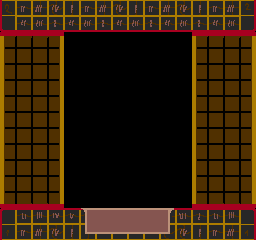

Below is a game level as drawn by its tile map, then a one-line description and the .tmx file that defines it, in full:
An orthogonal 16x15 tile map with 16x16 px tiles, 2 tile layers (back, front) and 10 objects (4x Detritus, 2x WaystoneChest, 2x Lamp, Spawn, Statue).

<map version="1.0" orientation="orthogonal" width="16" height="15" tilewidth="16" tileheight="16">
 <tileset firstgid="1" name="tiles1" tilewidth="16" tileheight="16">
  <image source="../../../img/tiles/tiles0.gif" trans="ff00ff" width="256" height="256" />
 </tileset>
 <layer name="back" width="16" height="15">
  <data encoding="csv">
182,230,230,198,0,0,0,0,0,0,0,0,182,230,230,198,
182,230,230,198,0,0,0,0,0,0,0,0,182,230,230,198,
211,214,214,212,0,0,0,0,0,0,0,0,211,214,214,212,
227,230,230,228,0,0,0,0,0,0,0,0,227,230,230,228,
227,230,230,228,0,0,0,0,0,0,0,0,227,230,230,228,
227,230,230,228,0,0,0,0,0,0,0,0,227,230,230,228,
227,230,230,228,0,0,0,0,0,0,0,0,227,230,230,228,
227,230,230,228,0,0,0,0,0,0,0,0,227,230,230,228,
227,230,230,228,0,0,0,0,0,0,0,0,227,230,230,228,
227,230,230,228,0,0,0,0,0,0,0,0,227,230,230,228,
227,230,230,228,0,0,0,0,0,0,0,0,227,230,230,228,
227,230,230,228,0,0,0,0,0,0,0,0,227,230,230,228,
243,246,246,244,0,0,0,0,0,0,0,0,243,246,246,244,
182,230,230,198,0,0,0,0,0,0,0,0,182,230,230,198,
182,230,230,198,0,0,0,0,0,0,0,0,182,230,230,198
</data>
 </layer>
 <layer name="front" width="16" height="15">
  <data encoding="csv">
33,19,34,35,18,19,34,35,18,19,34,35,18,19,34,40,
49,51,52,50,51,52,50,51,52,50,51,52,50,51,52,56,
0,0,0,0,0,0,0,0,0,0,0,0,0,0,0,0,
0,0,0,0,0,0,0,0,0,0,0,0,0,0,0,0,
0,0,0,0,0,0,0,0,0,0,0,0,0,0,0,0,
0,0,0,0,0,0,0,0,0,0,0,0,0,0,0,0,
0,0,0,0,0,0,0,0,0,0,0,0,0,0,0,0,
0,0,0,0,0,0,0,0,0,0,0,0,0,0,0,0,
0,0,0,0,0,0,0,0,0,0,0,0,0,0,0,0,
0,0,0,0,0,0,0,0,0,0,0,0,0,0,0,0,
0,0,0,0,0,0,0,0,0,0,0,0,0,0,0,0,
0,0,0,0,0,0,0,0,0,0,0,0,0,0,0,0,
0,0,0,0,0,0,0,0,0,0,0,0,0,0,0,0,
1,3,4,5,6,65,66,66,66,66,67,7,2,3,4,8,
17,19,34,35,18,81,82,82,82,82,83,35,18,19,34,24
</data>
 </layer>
 <objectgroup name="objects" width="16" height="15">
  <properties>
   <property name="rarity" value="0" />
   <property name="tags" value="[&quot;miniboss&quot;]" />
  </properties>
  <object name="Spawn" gid="232" x="128" y="192">
   <properties>
    <property name="tags" value="miniboss" />
   </properties>
  </object>
  <object name="WaystoneChest" gid="135" x="176" y="192">
   <properties>
    <property name="min_temple" value="1" />
    <property name="rarity" value="0.1" />
   </properties>
  </object>
  <object name="WaystoneChest" gid="135" x="64" y="192">
   <properties>
    <property name="rarity" value="0.1" />
   </properties>
  </object>
  <object name="Lamp" gid="199" x="24" y="176" />
  <object name="Lamp" gid="199" x="216" y="176" />
  <object name="Detritus" gid="139" x="48" y="208">
   <properties>
    <property name="rarity" value="0.3" />
    <property name="size" value="1" />
   </properties>
  </object>
  <object name="Detritus" gid="139" x="96" y="208">
   <properties>
    <property name="rarity" value="0.3" />
    <property name="size" value="1" />
   </properties>
  </object>
  <object name="Detritus" gid="139" x="176" y="208">
   <properties>
    <property name="rarity" value="0.3" />
    <property name="size" value="1" />
   </properties>
  </object>
  <object name="Detritus" gid="139" x="224" y="208">
   <properties>
    <property name="rarity" value="0.3" />
    <property name="size" value="1" />
   </properties>
  </object>
  <object name="Statue" gid="232" x="120" y="208">
   <properties>
    <property name="rarity" value="0.3" />
   </properties>
  </object>
 </objectgroup>
</map>
